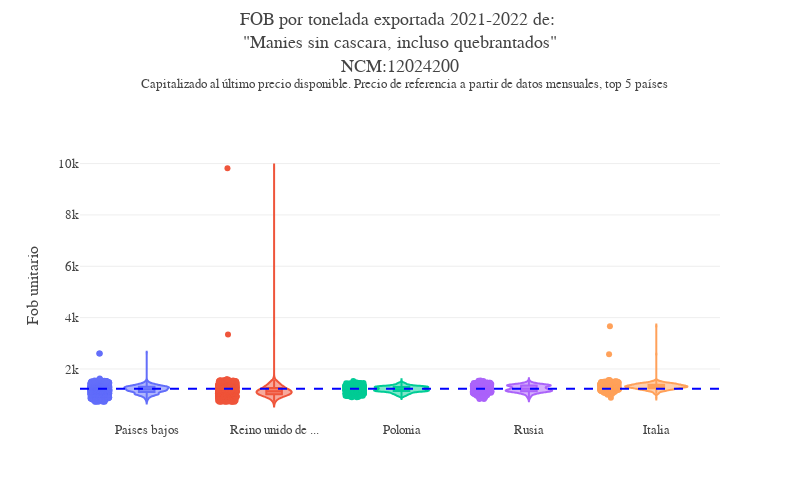

The code cell stored with this chart in its notebook:
### Code cell
precio_violinplot_capitalizado(df=df_producto, ncm='12024200',n_paises=5,
#  max_range=4000
 )

### Figure 1 — Plotly figure (JSON) as saved in the notebook; plotly's stock layout.template omitted (floating-point values rounded to 4 significant figures; data arrays with more than 128 entries replaced by an {"elided": "..."} marker saying what was removed)
{"data": [{"alignmentgroup": "True", "box": {"visible": true}, "hovertemplate": "pais_descri=%{x}<br>fob_unitario_ton_capit=%{y}<extra></extra>", "legendgroup": "Paises bajos", "marker": {"color": "#636efa"}, "name": "Paises bajos", "offsetgroup": "Paises bajos", "orientation": "v", "points": "all", "scalegroup": "True", "showlegend": true, "type": "violin", "x": {"elided": "2821 str values"}, "x0": " ", "xaxis": "x", "y": {"elided": "2821 float values"}, "y0": " ", "yaxis": "y"}, {"alignmentgroup": "True", "box": {"visible": true}, "hovertemplate": "pais_descri=%{x}<br>fob_unitario_ton_capit=%{y}<extra></extra>", "legendgroup": "Reino unido de ...", "marker": {"color": "#EF553B"}, "name": "Reino unido de ...", "offsetgroup": "Reino unido de ...", "orientation": "v", "points": "all", "scalegroup": "True", "showlegend": true, "type": "violin", "x": {"elided": "1043 str values"}, "x0": " ", "xaxis": "x", "y": {"elided": "1043 float values"}, "y0": " ", "yaxis": "y"}, {"alignmentgroup": "True", "box": {"visible": true}, "hovertemplate": "pais_descri=%{x}<br>fob_unitario_ton_capit=%{y}<extra></extra>", "legendgroup": "Polonia", "marker": {"color": "#00cc96"}, "name": "Polonia", "offsetgroup": "Polonia", "orientation": "v", "points": "all", "scalegroup": "True", "showlegend": true, "type": "violin", "x": {"elided": "776 str values"}, "x0": " ", "xaxis": "x", "y": {"elided": "776 float values"}, "y0": " ", "yaxis": "y"}, {"alignmentgroup": "True", "box": {"visible": true}, "hovertemplate": "pais_descri=%{x}<br>fob_unitario_ton_capit=%{y}<extra></extra>", "legendgroup": "Rusia", "marker": {"color": "#ab63fa"}, "name": "Rusia", "offsetgroup": "Rusia", "orientation": "v", "points": "all", "scalegroup": "True", "showlegend": true, "type": "violin", "x": {"elided": "476 str values"}, "x0": " ", "xaxis": "x", "y": {"elided": "476 float values"}, "y0": " ", "yaxis": "y"}, {"alignmentgroup": "True", "box": {"visible": true}, "hovertemplate": "pais_descri=%{x}<br>fob_unitario_ton_capit=%{y}<extra></extra>", "legendgroup": "Italia", "marker": {"color": "#FFA15A"}, "name": "Italia", "offsetgroup": "Italia", "orientation": "v", "points": "all", "scalegroup": "True", "showlegend": true, "type": "violin", "x": {"elided": "477 str values"}, "x0": " ", "xaxis": "x", "y": {"elided": "477 float values"}, "y0": " ", "yaxis": "y"}], "layout": {"font": {"family": "Georgia", "size": 13}, "height": 500, "legend": {"title": {"text": "pais_descri"}, "tracegroupgap": 0}, "margin": {"t": 150}, "separators": ",.", "shapes": [{"line": {"color": "blue", "dash": "dash"}, "type": "line", "x0": 0, "x1": 1, "xref": "x domain", "y0": 1230.0, "y1": 1230.0, "yref": "y"}], "showlegend": false, "title": {"text": "FOB por tonelada exportada 2021-2022 de: <br>\"Manies sin cascara, incluso quebrantados\"<br>NCM:12024200<br> <sup> Capitalizado al último precio disponible. Precio de referencia a partir de datos mensuales, top 5 países", "y": 0.95}, "violinmode": "overlay", "width": 800, "xaxis": {"anchor": "y", "categoryarray": ["Paises bajos", "Reino unido de ...", "Polonia", "Rusia", "Italia"], "categoryorder": "array", "domain": [0, 1], "title": {"text": ""}}, "yaxis": {"anchor": "x", "domain": [0, 1], "title": {"text": "Fob unitario"}}}}
